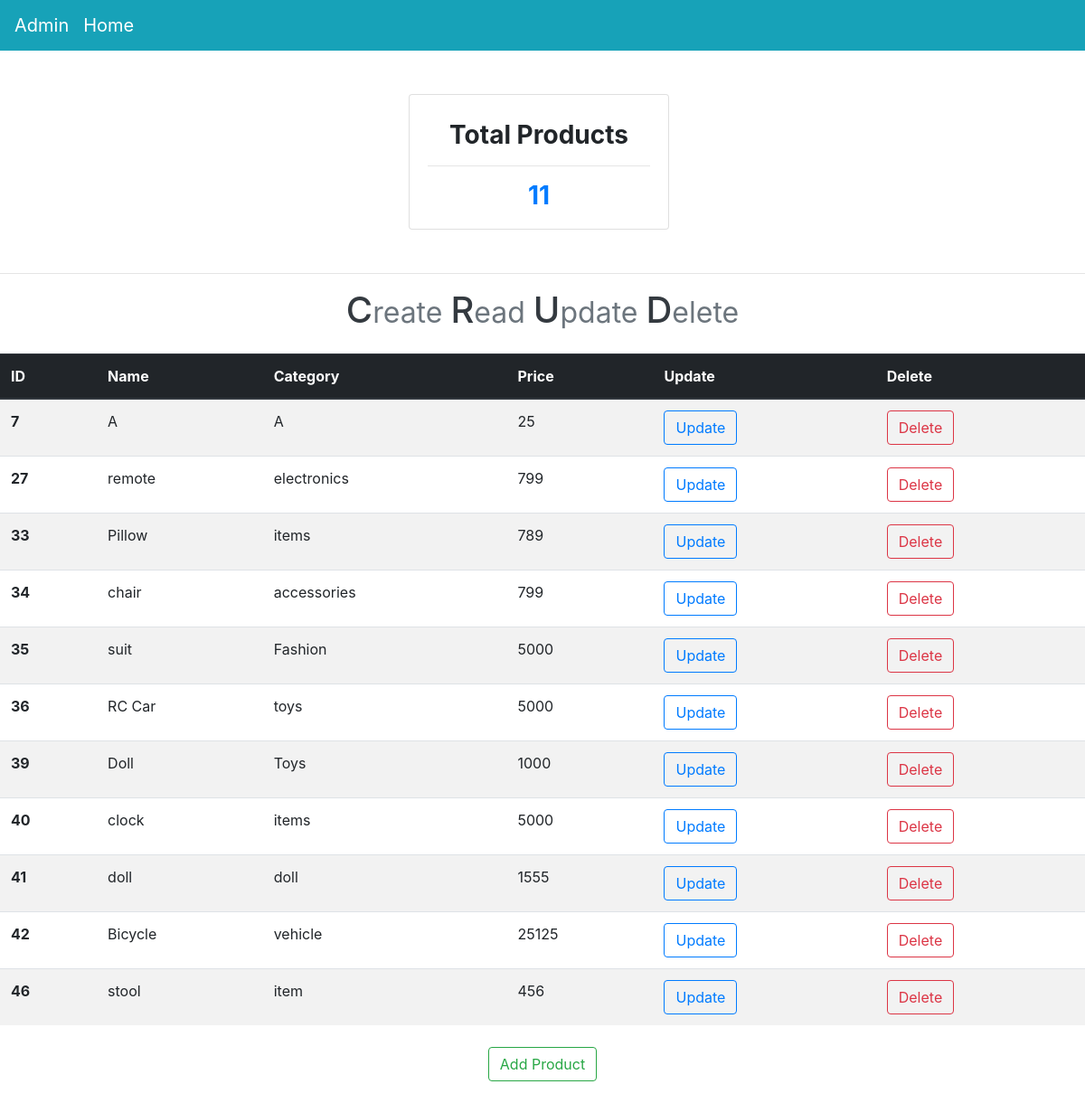
The page / on the database its author committed.
### crud_app/models.py (models this page shows, shortened)
class Product(models.Model):
    pid = models.AutoField(primary_key=True)
    pname = models.CharField(max_length=50,null=False)
    category = models.CharField(max_length=50,null=False)
    price = models.IntegerField(default=0)

### crud_app/views.py (the view, shortened to what this page needs)
# urls.py: 2. Add a URL to urlpatterns:  path('', views.home, name='home')
def home(request):
    prods = Product.objects.all()
    return render(request, 'home.html',{'prods':prods})

### crud_app/templates/home.html (shortened to what this page needs)
{% extends 'basic.html' %}
{% block body %}
<div class="container my-5">
      <div class="row d-flex justify-content-center">
        <div class="card mr-2" style="width: 18rem;">
          <div class="card-body">
            <h3 class="card-title text-center my-2 font-weight-bold ">Total Products</h3>
            <hr>
            <h3 class="card-text text-center font-weight-bold text-primary">{{prods|length}}</h3>
          </div>
        </div>
    </div>
</div>
<hr>
<h1 class="mt-3 mb-4 text-dark" style="text-align:center;">C<small class="text-secondary">reate </small>R<small class="text-secondary">ead </small>U<small class="text-secondary">pdate </small>D<small class="text-secondary">elete</small></h1>
<table class="table table-striped">
  <thead class="thead-dark">
    <tr>
      <th scope="col">ID</th>
      <th scope="col">Name</th>
      <th scope="col">Category</th>
      <th scope="col">Price</th>
      <th scope="col">Update</th>
      <th scope="col">Delete</th>
    </tr>
  </thead>
  <tbody>
    {% for i in prods %}
    <tr>
      <th scope="row">{{i.pid}}</th>
      <td>{{i.pname}} </td>
      <td>{{i.category}}</td>
      <td>{{i.price}}</td>
      <td><a href="{% url 'update_order' i.pid %}" class="btn btn-outline-primary">Update</a></td>
      <td><a href=" {% url 'delete_order' i.pid %}" class="btn btn-outline-danger">Delete</a></td>
    </tr>
    {% endfor %}
  </tbody>
</table>
<div class="my-4 d-flex justify-content-center">
<button type="button" class="btn btn-outline-success" data-toggle="modal" data-target="#exampleModalCenter">
  Add Product
</button>
</div>
{% endblock body %}

### crud_app/templates/basic.html (shortened to what this page needs)
<!doctype html>
<html lang="en">
  <head>
    <link rel="stylesheet" href="https://maxcdn.bootstrapcdn.com/bootstrap/4.0.0/css/bootstrap.min.css">
  </head>
  <body>
  <nav class="navbar navbar-expand-lg navbar-dark bg-info">
  <a class="navbar-brand" href="/admin/">Admin</a>
  <a class="navbar-brand" href="{% url 'home' %}">Home</a>
</nav>
  {% block body %}
  {% endblock body %}
  </body>
</html>

### rows shown on the page
Product: pid "7", pname "A", category "A", price "25"
Product: pid "27", pname "remote", category "electronics", price "799"
Product: pid "33", pname "Pillow", category "items", price "789"
Product: pid "34", pname "chair", category "accessories", price "799"
Product: pid "35", pname "suit", category "Fashion", price "5000"
Product: pid "36", pname "RC Car", category "toys", price "5000"
Product: pid "39", pname "Doll", category "Toys", price "1000"
Product: pid "40", pname "clock", category "items", price "5000"
Product: pid "41", pname "doll", category "doll", price "1555"
Product: pid "42", pname "Bicycle", category "vehicle", price "25125"
Product: pid "46", pname "stool", category "item", price "456"

### other values the page prints
{{ prods|length }} "11"
